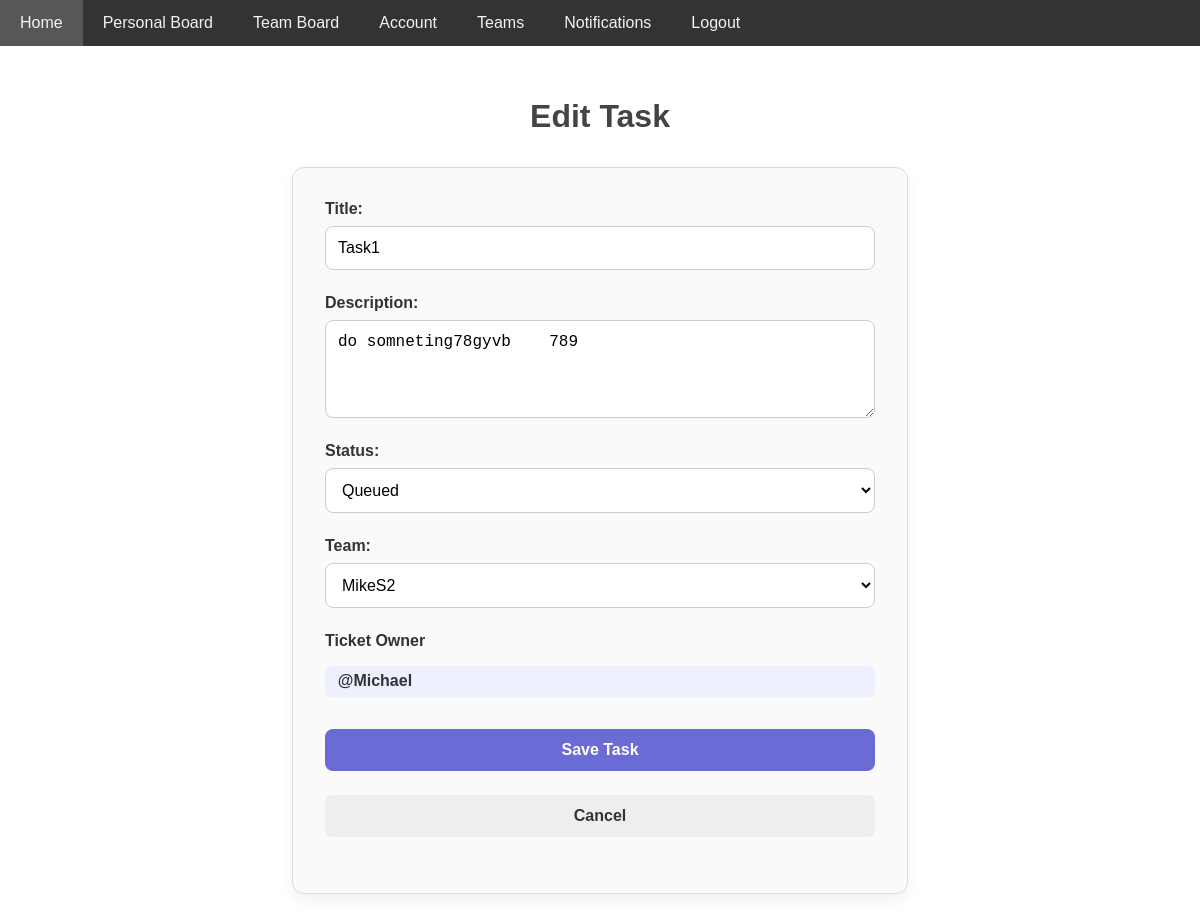
The page /todoitem/1/ (signed in) on the database its author committed.
### TodoManagerApp/models.py (models this page shows)
class Todo(models.Model):
    userID = models.ForeignKey(User, on_delete=models.CASCADE, default=1)
    title = models.CharField(max_length=200)
    description = models.TextField(blank=True)
    status = models.CharField(
        max_length=20,
        choices=[
            ('queued', 'Queued'),
            ('in_progress', 'In Progress'),
            ('completed', 'Completed')
        ],
        default='queued'
    )
    created_at = models.DateTimeField(auto_now_add=True)
    teamID = models.ForeignKey('Team', on_delete=models.CASCADE, null=True, blank=True)

class Team(models.Model):
    team_name = models.CharField(max_length=200)
    team_discription = models.CharField(max_length=200)
    roll= models.CharField(max_length=100)

### TodoManagerApp/views.py (the view, shortened to what this page needs)
# urls.py: path("todoitem/<int:ID>/", views.todo_item , name = "todo-item"),
def todo_item(request, ID):
    todoitem = Todo.objects.filter(id=ID).first()
    user_team_ids = UserTeams.objects.filter(user=request.user).values_list('team_id', flat=True)
    teams = Team.objects.filter(id__in=user_team_ids)
    if not todoitem:
        return render(request, "todoitem.html", {"error": "Todo item not found."})
    return render(request, "todoitem.html", {"todoitem": todoitem, "teams": teams})

### TodoManagerApp/templates/todoitem.html (shortened to what this page needs)
{% extends 'base.html' %}
{% block content %}
<h1>Edit Task</h1>
<form method="POST">
    <div class="form-container">
        <div class="form-group">
            <label for="title">Title:</label>
            <input type="text" id="title" name="title" value="{{ todoitem.title }}">
        </div>
        <div class="form-group">
            <label for="description">Description:</label>
            <textarea id="description" name="description" rows="4">{{ todoitem.description }}</textarea>
        </div>
        <div class="form-group">
            <label for="status">Status:</label>
            <select id="status" name="status">
                <option value="queued" {% if todoitem.status == "queued" %}selected{% endif %}>Queued</option>
            </select>
        </div>
        <div class="form-group">
            <label for="team">Team:</label>
            <select name="team" id="team">
                {% for team in teams %}
                    <option value="{{ team.id }}" {% if todoitem.teamID.id == team.id %}selected{% endif %}>
                        {{ team.team_name }}
                    </option>
                {% endfor %}
            </select>
        </div>
        <div class="form-group">
            <label class="owner-lbl">Ticket Owner</label>
            <label class="ticket-owner">@{{todoitem.userID.username}}</label>
        </div>
        <div class="form-group">
            <button type="submit" class="submit-btn">Save Task</button>
        </div>
        <div class="form-group">
            <a href="{% url 'todo-board' %}" class="cancel-btn">Cancel</a>
        </div>
    </div>
</form>
{% endblock %}

### TodoManagerApp/templates/base.html (style rules this page uses)
body { margin: 0; font-family: Arial, sans-serif; }

### TodoManagerApp/templates/todoitem.html (style rules this page uses)
h1 { text-align: center; font-size: 2rem; margin-top: 2rem; color: #444; }
.form-container { max-width: 550px; margin: 2rem auto; padding: 2rem; background-color: #fafafa; border-radius: 12px; border: 1px solid #ddd; box-shadow: 0 6px 14px rgba(0, 0, 0, 0.06); }
.form-group { display: flex; flex-direction: column; margin-bottom: 1.5rem; }
.form-group label { font-weight: 600; margin-bottom: 0.5rem; color: #333; }
.form-group input, .form-group textarea, .form-group select { padding: 0.75rem; border: 1px solid #ccc; border-radius: 8px; font-size: 1rem; background-color: #fff; transition: border-color 0.3s ease; }
.submit-btn { padding: 0.75rem 1.5rem; background-color: #6b6bd6; color: white; border: none; border-radius: 8px; font-size: 1rem; font-weight: 600; cursor: pointer; transition: background-color 0.3s ease; }
.cancel-btn { display: inline-block; text-align: center; padding: 0.75rem 1.5rem; background-color: #eee; color: #333; border-radius: 8px; font-size: 1rem; font-weight: 600; text-decoration: none; transition: background-color 0.3s ease; }
.ticket-owner { font-weight: 700; color: #6b6bd6; font-size: 1rem; background-color: #e6e9ff; padding: 0.4rem 0.8rem; border-radius: 6px; display: inline-block; margin-top: 0.5rem; }
.owner-lbl { font-weight: 600; color: #555; margin-bottom: 0.3rem; }
.ticket-owner { font-weight: 700; color: #6b6bd6; background-color: #eef0ff; padding: 0.4rem 0.8rem; border-radius: 6px; display: inline-block; font-size: 1rem; }

### rows shown on the page
Todo: title "Task1", description "do somneting78gyvb 789", status "Queued", team "MikeS2", userID.username "Michael"
